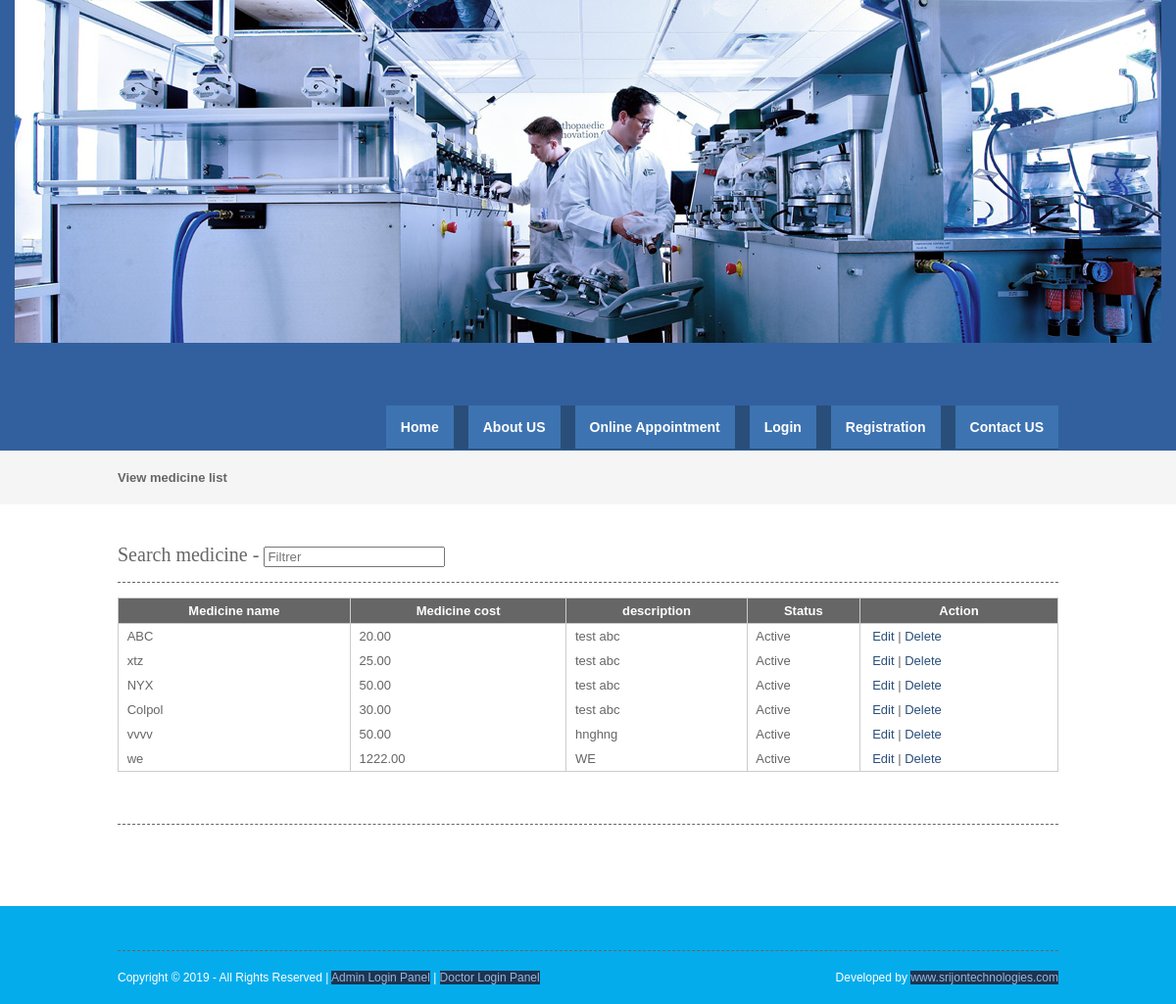
The page /viewmedicine.php on the database its author committed.
### tables this page shows
CREATE TABLE `medicine` (
  `medicineid` int(10) NOT NULL,
  `medicinename` varchar(25) NOT NULL,
  `medicinecost` float(10,2) NOT NULL,
  `description` text NOT NULL,
  `status` varchar(10) NOT NULL
);

### viewmedicine.php (the view, shortened to what this page needs)
<?php
include("header.php");
include("dbconnection.php");
?>
<div class="wrapper col2">
  <div id="breadcrumb">
    <ul>
      <li class="first">View  medicine list</li></ul>
  </div>
</div>
<div class="wrapper col4">
  <div id="container">
<section class="container">
<h2>Search medicine - <input type="search" class="light-table-filter" data-table="order-table" placeholder="Filtrer" /></h2>
	<table class="order-table">
      <thead>
        <tr>
          <th>Medicine name</th>
          <th>Medicine cost</th>
          <th>description</th>
          <th>Status</th>
          <th>Action</th>
        </tr>
        </thead>
        <tbody>
          <?php
		$sql ="SELECT * FROM medicine";
		$qsql = mysqli_query($con,$sql);
		while($rs = mysqli_fetch_array($qsql))
		{
        echo "<tr>
          <td>&nbsp;$rs[medicinename]</td>
          <td>&nbsp;$rs[medicinecost]</td>
          <td>&nbsp;$rs[description]</td>
			 <td>&nbsp;$rs[status]</td>
			 <td>&nbsp;
			  <a href='medicine.php?editid=$rs[medicineid]'>Edit</a> | <a href='viewmedicine.php?delid=$rs[medicineid]'>Delete</a> </td>
        </tr>";
		}
		?>
      </tbody>
    </table>
    </section>
    <h1>&nbsp;</h1>
    <p>&nbsp;</p>
  </div>
</div>
<?php
include("footer.php");
?>

### layout/styles/layout.css (style rules this page uses)
html { overflow-y:scroll; }
body { margin:0; padding:0; font-size:13px; font-family:verdana, Arial, Helvetica, sans-serif; color:#FFFFFF; background-color:#4F473A; }
a { outline:none; text-decoration:none; }
div.wrapper { display:block; width:100%; margin:0; text-align:left; }
.col2 { color:#666666; background-color:#F5F5F5; }
.col3, .col4 { color:#666666; background-color:#FFFFFF; }
#head, #gallery, #breadcrumb, #container, #footer { display:block; position:relative; width:960px; margin:0 auto; }
#breadcrumb { padding:20px 0; }
#breadcrumb ul { margin:0; padding:0; list-style:none; }
#breadcrumb ul li { display:inline; }
#breadcrumb ul li.first { font-weight:bold; }
#container { padding:40px 0; }
#container h1, #container h2, #container h3, #container h4, #container h5, #container h6 { margin:0 0 15px 0; padding:0 0 15px 0; line-height:normal; font-weight:normal; font-size:20px; font-family:Georgia, "Times New Roman", Times, serif; border-bottom:1px dashed #666666; }
#container a { color:#294E79; background-color:#FFFFFF; }

### layout/styles/tables.css (style rules this page uses)
table { width:100%; border-collapse:collapse; table-layout:auto; vertical-align:top; margin-bottom:15px; border:1px solid #CCCCCC; }
table thead th { color:#FFFFFF; background-color:#666666; border:1px solid #CCCCCC; border-collapse:collapse; text-align:center; table-layout:auto; vertical-align:middle; }
table tbody td { vertical-align:top; border-collapse:collapse; border-left:1px solid #CCCCCC; border-right:1px solid #CCCCCC; }
table thead th, table tbody td { padding:5px; border-collapse:collapse; }

### rows shown on the page
medicine: medicinename "ABC", medicinecost "20.00", description "test abc", status "Active"
medicine: medicinename "xtz", medicinecost "25.00", description "test abc", status "Active"
medicine: medicinename "NYX", medicinecost "50.00", description "test abc", status "Active"
medicine: medicinename "Colpol", medicinecost "30.00", description "test abc", status "Active"
medicine: medicinename "vvvv", medicinecost "50.00", description "hnghng", status "Active"
medicine: medicinename "we", medicinecost "1222.00", description "WE", status "Active"
